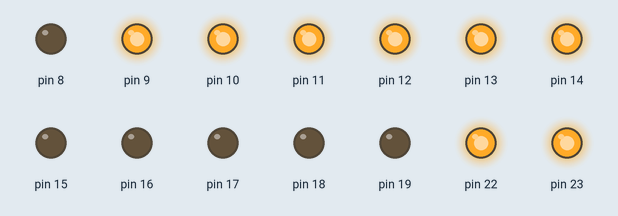
Recording of a sketch running on a simulated Arduino Uno, built with avr-gcc and run on an emulated ATmega328P. Parts: output pins drawn as LEDs (lit = HIGH).

Above: at 0.5 s.
At 1.5 s:
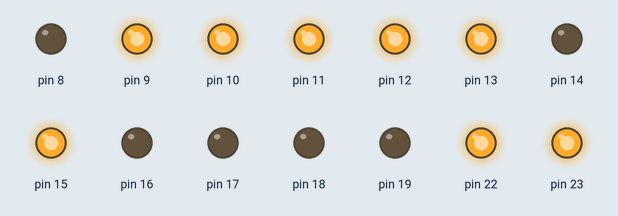
At 2.5 s:
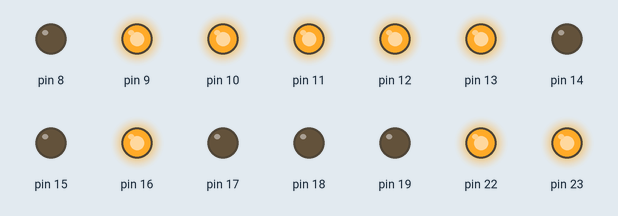
At 3.5 s:
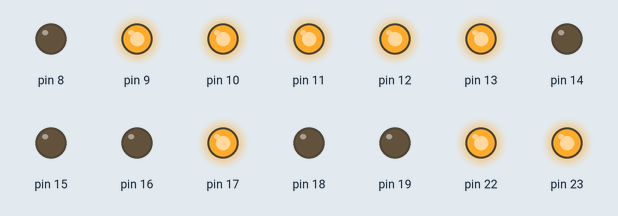
At 4.5 s:
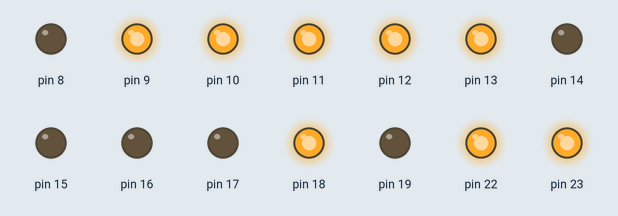
Timing chart, 0 to 5.8 s (numbered marks = the images above):
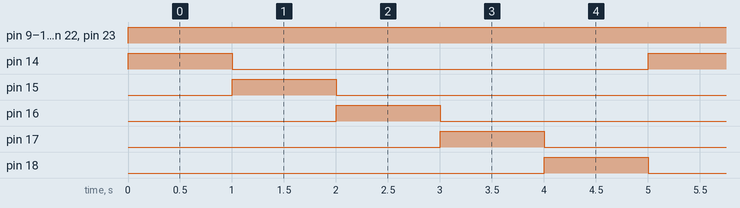

Measured:
- by itself, pin 9–13, pin 22, pin 23: LOW → HIGH at 0.00 s
- by itself, pin 14–18: alternates HIGH for 1.0 s and LOW for 4.0 s
- by itself, everything shown: repeats every 5.0 s, in 5 steps

The sketch:

EXP4_Dot_Matrix_Columnwise.ino
```cpp
#include<avr/io.h>
#include<util/delay.h>
#include<avr/interrupt.h>
int main(void)
{
  DDRB = 0xFF;
  DDRC = 0xFF;
  PORTB = 0xFF;
  PORTC = 0x00;
  while(1)
  {
    PORTC = 0x01;
    PORTB = 0b11111110;
    _delay_ms(1000);
    PORTC = 0b00000010;
    _delay_ms(1000);
    PORTC = 0b00000100;
    _delay_ms(1000);
    PORTC = 0b00001000;
    _delay_ms(1000);
    PORTC = 0b00010000;
    _delay_ms(1000);
  }
}
```
